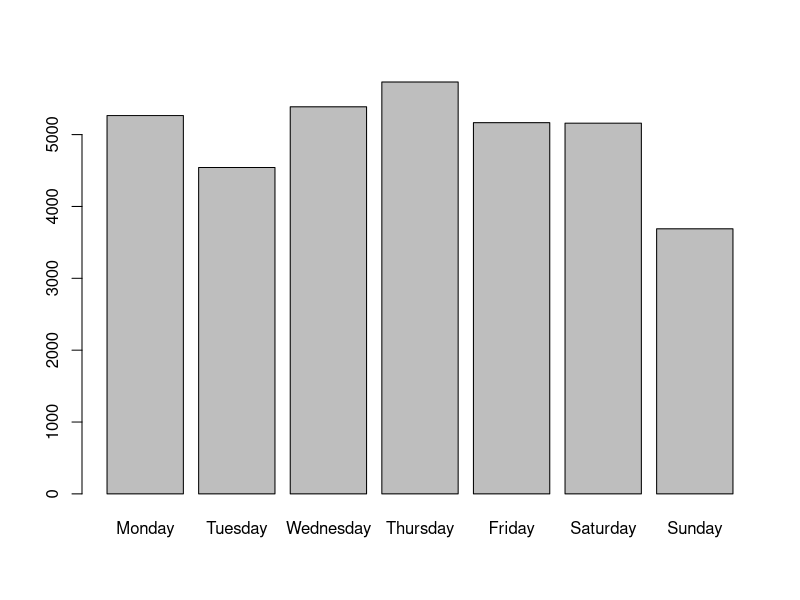
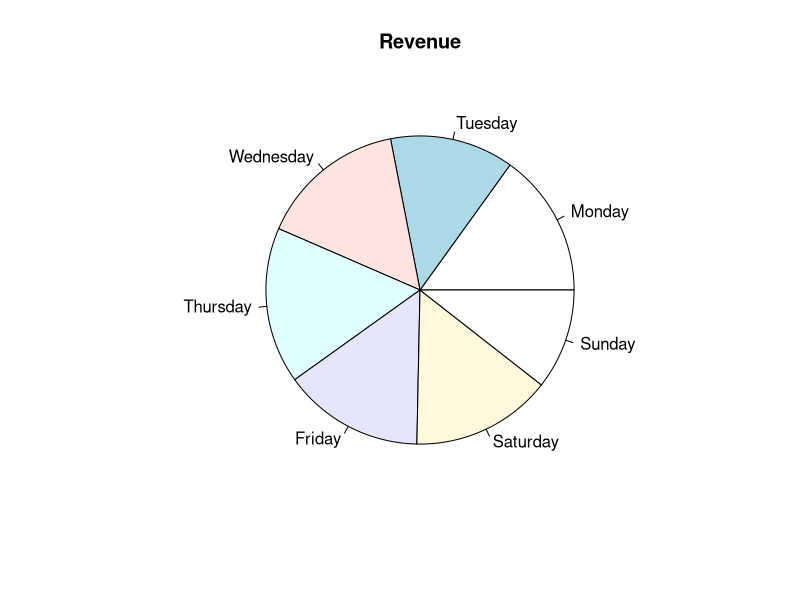

The R script that drew these images, in order:
# Potential Questions to Answer:
# 1. Create snacks that the customers can buy and randomize who buys which snack

#Create snacks dataframe to store the sales
snacksDF<-data.frame(Branch=factor(),Theater=integer(), Small.Popcorn=integer(), 
                   Medium.Popcorn=integer(), Large.Popcorn=integer(),
                   Icecream=integer(),Soft.Drink=integer(), Frozen=integer())
snacksDF<-data.frame(Branch=0,Theater=0,Small.Popcorn=0L, 
                   Medium.Popcorn=0L, Large.Popcorn=0L,
                   Icecream=0L,Soft.drink=0L, Frozen=0L)

# the function takes snacks data frame to store the sales on it, Branch name, theater number
# and takes number of visitors.It is return the total revenue of the day for a theater.
snacksF<-function(snacksDF, BranchName, TheaterN, visitorsN){
  #snacks prices
  prices<-c(6, 8, 10, 8, 7, 9)
  #create a vector of sold snacks
  snack<-sample(x = 1:visitorsN, size = 6, replace = TRUE)
  #calculate the sales of snacks for a screen
  snacksSales<- t(snack)%*%prices
  snacksSales<-snacksSales[1]
  #bind it with the branch and theater
  snack<-c(BranchName, TheaterN,snack)
  #print(snack)
  #add it to the dataframe
  snacksDF<-rbind.data.frame(snacksDF,snack)
  #Assign it to golbal var
  snacksDF<<-snacksDF
  return (snacksSales)
}
#snacksF(snacksDF,'R',1,100)
#print(snacksDF)


# 2. Pretend you own multiple theaters and run two simulations to represent each theater and plot the results
# 3. Create conditional statements for movies that may be PG-13 and children are not allowed to watch
# 4. Discount Student
# 5. Create function
# 6. theaters types (VIP, St)
# 7. Random number of seats will start form seats/2:seats
# 8. Scheduling movie function


#'''
# Object: theater
#          -type
#          -seats
#          -adult_cost
#          -child_cost
#'''




# Cost for adults and children
ticket_cost <- 12
ticket_cost_child <- 7 

# List 7 of your favorite movies
movies <- rbind(c("Limitless", "PG-13", 3), 
                c("Taken", "PG-13", 1), 
                c("The Old Guard", "R", 2),
                c("Mr. & Mrs. Smith", "PG-13", 3),
                c("Focus", "+16", 2),
                c("Raya and the Last Dragon", "PG", 4),
                c("Rush Hour 3", "PG-13", 3))

show_time = c("13:30", "18:00", "22:40")

theaters <-  6 # How many screens does the theater have? (assume 1 per movie)
seats <-  120 # How many seats does each theater hold
week_days <- rep(0, 7)  # Store totals for each day
  
    # iterate through the week
    for (day_num in 1:length(week_days)) {
      # Keep track of total revenue for the day
      daily_revenue <- 0
      
      # iterate through the amount of screens on a particular day
      for (theater_number in 1:theaters) {
        
        # Calculate  how many adults and children are watching the movie
        visitors_adults <- sample(1:seats, 1)
        avalibale_seats <- seats - visitors_adults
        visitors_children <- 0
        
        # conditional statements for movies that may be PG-13 and children are not allowed to watch
        if(movies[theater_number,2] == "PG" || movies[theater_number,2] == "PG-13") {
          visitors_children <- sample(1:avalibale_seats,1) # this is should be the the rest of available seats or less
          avalibale_seats <- avalibale_seats - visitors_children
        } 
        cat("\nThe theater #", theater_number, "\n\tMovie : ", movies[theater_number], "(", movies[theater_number, 2] , ")", "\n\tAduilt booked: ", visitors_adults,
            "\n\tChildren booked: ", visitors_children, "\n\tAbalibale seats: ", avalibale_seats, "/", seats ,"\n")
        if(movies[theater_number,2] != "PG" && movies[theater_number,2] != "PG-13") {
          cat("**children are not allowed because movie is ", movies[theater_number,2], "**\n")
        }

        
        # Calculate the revenue for adults and children
        movie_revenue <- (visitors_adults * ticket_cost) + (visitors_children * ticket_cost_child)
        
        # Calculate revenue, and add to running total for the day
        week_days[day_num] <- week_days[day_num] + movie_revenue
        
        # ------> Need to add Snacks revenue
        # Calculate snacks revenue
        
      }
      # Save total to the corresponding day
      cat("------------------------------------------\n")
      cat("Daliy total revenue: $", week_days[day_num], "\n")
      cat("------------------------------------------\n")
      
    }
    
    # Make a barchart showing total revenue per day
    day_name <- c("Monday", "Tuesday", "Wednesday", "Thursday", "Friday", "Saturday", "Sunday")
    barplot(week_days, names.arg = day_name, horiz = FALSE)

    # Make any other chart
    pie(week_days, label = day_name, main = "Revenue")
    
    # Which day had the highest revenue? 
    cat("The highest revenue is $", max(week_days), "in", day_name[which(week_days == max(week_days))])
